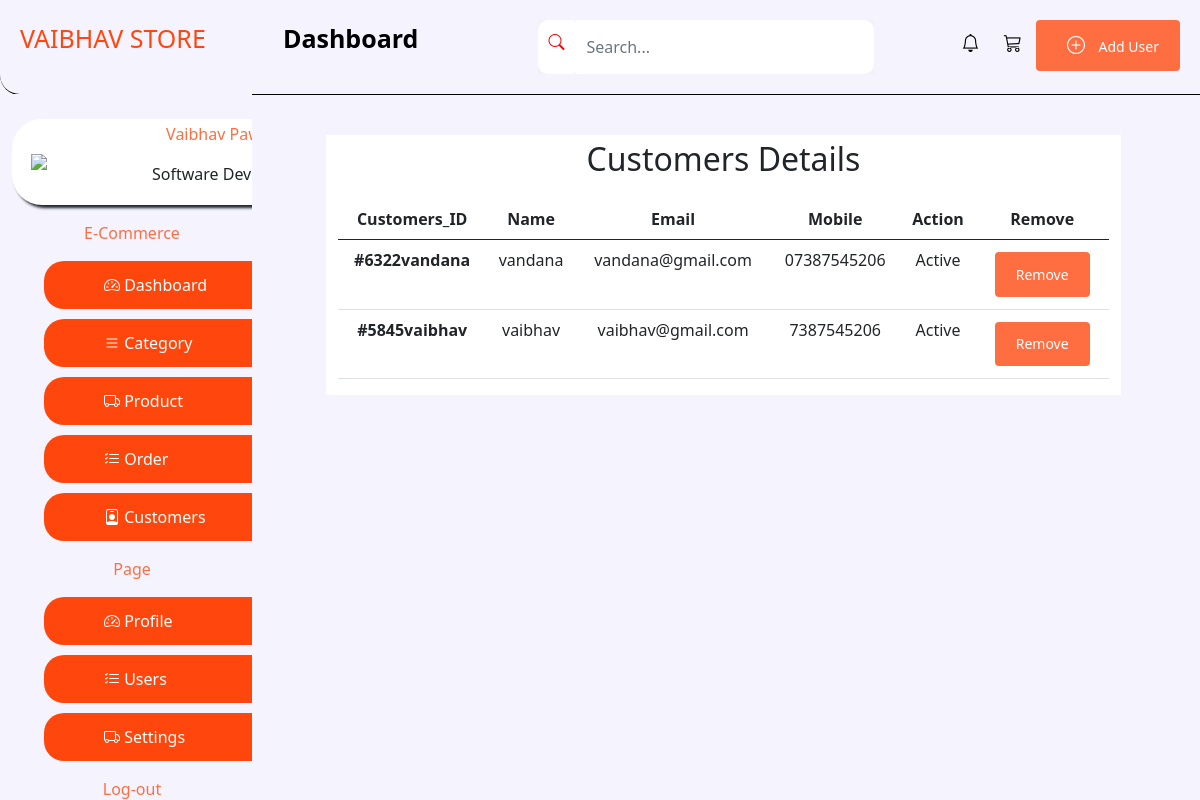
The app's page /Admin/Customers.php (signed in) with its own data.
### tables this page shows
CREATE TABLE `customer` (
  `ID` int(15) NOT NULL,
  `Name` varchar(255) NOT NULL,
  `Email` varchar(255) NOT NULL,
  `Mobile` varchar(255) NOT NULL,
  `password` varchar(255) NOT NULL,
  `cutomers_id` varchar(255) NOT NULL,
  `Action` varchar(255) NOT NULL,
  `Date` date NOT NULL DEFAULT current_timestamp()
);

### Admin/Customers.php (the view, shortened to what this page needs)
<?php include 'DB.php'; ?>
<!doctype html>
<html lang="en">
<head>
    <link href="https://cdn.jsdelivr.net/npm/bootstrap@5.0.2/dist/css/bootstrap.min.css" rel="stylesheet">
    <link rel="stylesheet" href="https://cdn.jsdelivr.net/npm/bootstrap-icons@1.10.4/font/bootstrap-icons.css">
    <link rel="stylesheet" href="CSS/Nav.css">
    <link rel="stylesheet" href="CSS/body.css">
</head>
<body>
    <div class="container-fluid">
        <?php include 'Sidenavbar.php' ?>
        <div class="main">
            <div class="conatiner">
                <div class="row d-flex justify-content-center">
                    <div class="col-md-10  bg-white">
                        <p class="fs-2">Customers Details</p>
                        <div class="table-responsive">
                            <table class="table">
                                <thead>
                                    <tr>
                                        <th scope="col">Customers_ID</th>
                                        <th scope="col">Name</th>
                                        <th scope="col">Email</th>
                                        <th scope="col">Mobile</th>
                                        <th scope="col">Action</th>
                                        <th scope="col">Remove</th>
                                    </tr>
                                </thead>
                                <tbody>
                                    <?php
                                    $Customers = "select * from customer";
                                    $cus_chk = mysqli_query($con, $Customers);
                                    while ($row = mysqli_fetch_assoc($cus_chk)) {
                                        if ($Customers) {
                                    ?>
                                            <tr>
                                                <th scope="row"><?php echo $row['cutomers_id'] ?></th>
                                                <td><?php echo $row['Name'] ?></td>
                                                <td><?php echo $row['Email'] ?></td>
                                                <td><?php echo $row['Mobile'] ?></td>
                                                <td><?php echo $row['Action'] ?></td>
                                                <td>
                                                    <a href="deleteCutomers.php?ids=<?php echo $row['ID']; ?>" class=" m-1 btn  btn-outline-danger">Remove</a>
                                                </td>
                                            </tr>
                                            <?php
                                        }
                                    }
                                    ?>
                                </tbody>
                            </table>
                        </div>
                    </div>
                </div>
            </div>
        </div>
    </div>
</body>
</html>

### Admin/CSS/Nav.css (style rules this page uses)
Nav { display: flex; justify-content: space-between; padding: 20px; position: fixed; border-bottom: 1px solid black; border-bottom-left-radius: 20px; width: 100%; background-color: #f5f4fe; }
.logo a { text-decoration: none; color: #ff470d; font-size: 25px; text-transform: uppercase; }
.overview { display: flex; justify-content: space-between; }
.overview p { color: #000; font-weight: bolder; font-size: 25px; }
.overview .search { display: flex; margin-left: 120px; background-color: #f2f2f2; }
.overview .search i { background-color: #fff; color: red; padding: 10px; border-bottom-left-radius: 10px; border-top-left-radius: 10px; }
.overview .search input { width: 300px; border: none; border-bottom-right-radius: 10px; border-top-right-radius: 10px; }
.side-menu i { padding-left: 10px; margin-right: 10px; cursor: pointer; text-decoration: none; font-size: 18px; }
.btn { color: #fff !important; background-color: #ff6e40; border-color: #ff6e40; font-size: 14px; text-align: center; text-decoration: none; border: 1px solid transparent; padding: 0.675rem 1.25rem; }
.btn i { background-color: #ff6e40; color: white; }
.main { width: 80%; margin-left: 21%; text-align: center; background-color: #f5f4fe; height: 100vh; padding-top: 135px; }

### Admin/CSS/body.css (style rules this page uses)
* { margin: 0; padding: 0; }
body { background-color: #f5f4fe; }
a { text-decoration: none; color: black; }
.container-fluid { background-color: #f5f4fe; display: flex; }
.section-box, .section-box-two, .table, .Category-box { background-color: #fff; }

### records on screen
customer: cutomers "#6322vandana", Name "vandana", Email "vandana@gmail.com", Mobile "07387545206", Action "Active"
customer: cutomers "#5845vaibhav", Name "vaibhav", Email "vaibhav@gmail.com", Mobile "7387545206", Action "Active"

### other values on screen
$_SESSION['first_name'] "Vaibhav"
$_SESSION['post'] "Software…"
